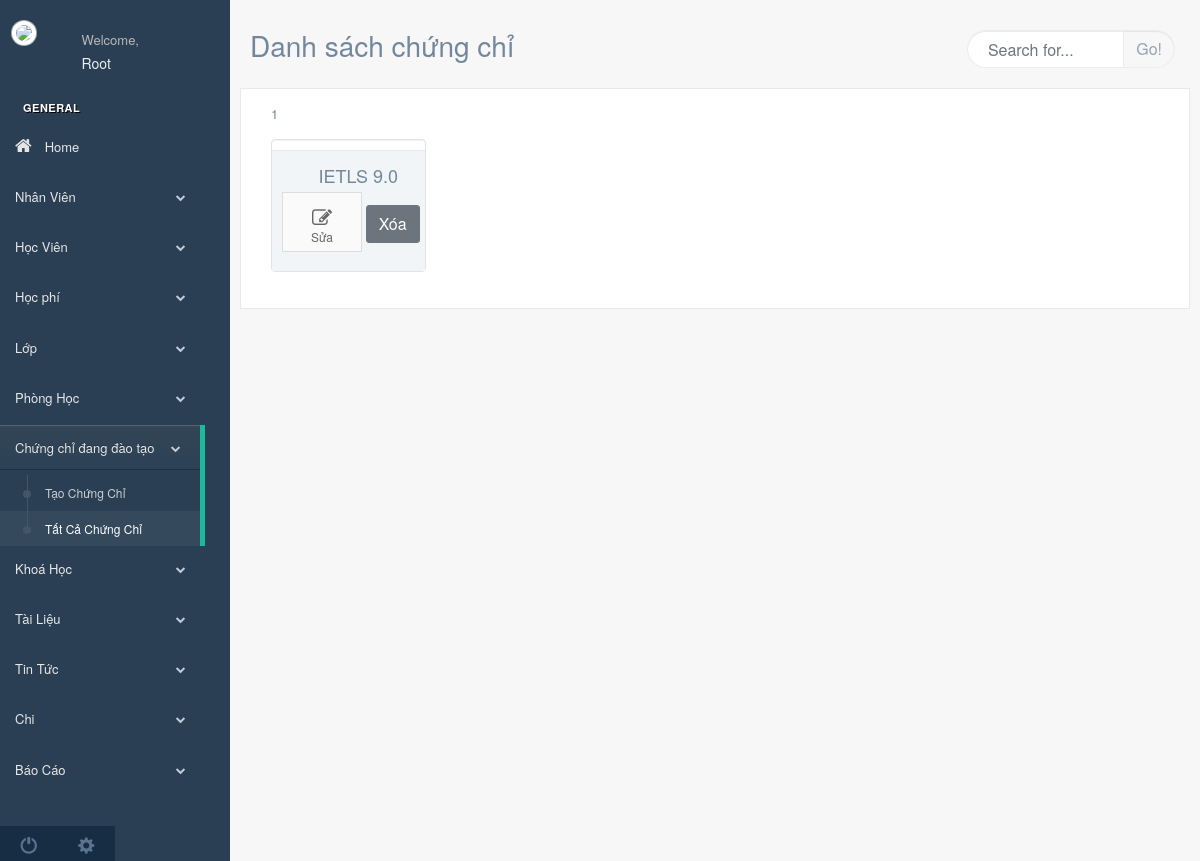
The app's page /administration/all_degree.php (signed in), older data.
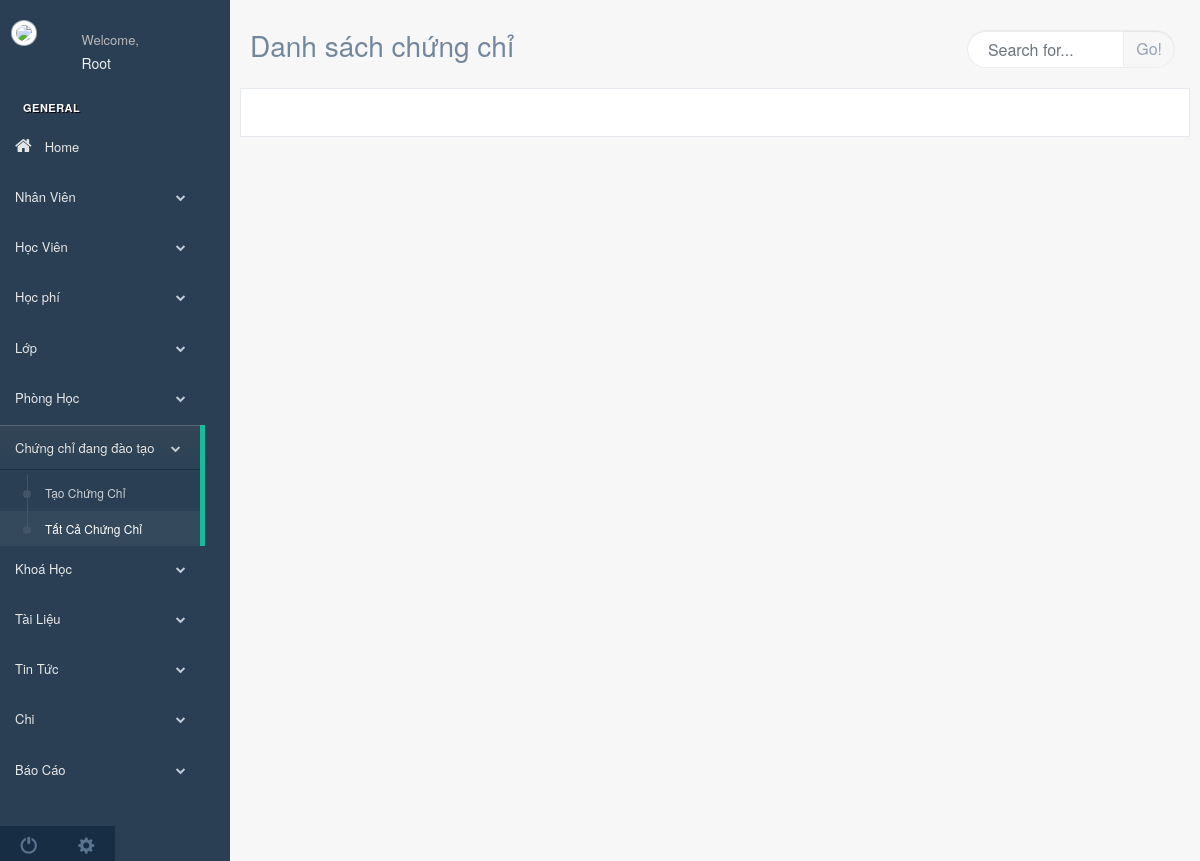
The same page, newer data.
### tables this page shows
CREATE TABLE `degree` (
  `id` int(255) NOT NULL,
  `tenDegree` text NOT NULL
);

### administration/all_degree.php (the view, shortened to what the changed rows need)
<?php
    include '../php/general_setting.php';
    $sql= "SELECT * FROM `degree` ORDER BY id DESC";
    $res = mysqli_query($conn,$sql);
    $number_row = mysqli_num_rows($res);
    $result_per_page = 6;
    $number_page = ceil($number_row/$result_per_page);
    if (!isset($_GET['page'])){
      $page=1;
    }
    else {
      $page = $_GET['page'];
    }
    $this_page_result = ($page-1)*$result_per_page;
    $sql = "SELECT * FROM `degree` ORDER BY id DESC limit ".$this_page_result. ','.$result_per_page;
    $res = mysqli_query($conn,$sql);
?>
<!DOCTYPE html>
<html lang="en">
  <head>
    <link href="../vendors/bootstrap/dist/css/bootstrap.min.css" rel="stylesheet">
    <link href="../vendors/font-awesome/css/font-awesome.min.css" rel="stylesheet">
    <link href="../vendors/nprogress/nprogress.css" rel="stylesheet">
    <link href="../vendors/pnotify/dist/pnotify.css" rel="stylesheet">
    <link href="../vendors/pnotify/dist/pnotify.buttons.css" rel="stylesheet">
    <link href="../vendors/pnotify/dist/pnotify.nonblock.css" rel="stylesheet">
    <link href="../build/css/custom.min.css" rel="stylesheet">
  </head>
  <body class="nav-md">
    <div class="container body">
      <div class="main_container">
      <div class="col-md-3 left_col">
          <div class="left_col scroll-view">
            <div class="profile clearfix">
              <div class="profile_info">
                <h2><?=$_SESSION['name'] ?></h2>
              </div>
            </div>
            <br />
          </div>
      </div>
        <div class="right_col" role="main">
          <div class="">
            <div class="row">
                <div class="x_panel">
                  <div class="x_content">
                      <div class="col-md-12 col-sm-12  text-center">
                      <ul class="pagination pagination-split">
                        <?php for($page =1; $page<=$number_page;$page++){
                           echo '<li><a href="?page='.$page.'">'.$page. '</a></li>';
                        }
                        ?>
                      </ul>
                      </div>
                      <div class="clearfix"></div>
                      <?php while ($row = mysqli_fetch_array($res)){?>
                      <div class="col-md-4 col-sm-4  profile_details" id="degree-<?=$row['id']?>">
                        <div class="well profile_view">
                          <div class=" profile-bottom text-center">
                          <h2>&nbsp &nbsp <?=$row['tenDegree'] ?></h2>
                            <div class=" row-sm-6 emphasis">
                              <a class="btn btn-app" href="../php/degree/edit_degree.php?id=<?php echo  $row['id'];?>"><i class="fa fa-edit"> </i>Sửa</a>
                                <button type="button" class="btn btn-secondary" onclick="deleteAjax(<?php echo $row['id'];?>)">Xóa</button>
                            </div>
                          </div>
                        </div>
                      </div>
                      <?php } ?>
                  </div>
                </div>
            </div>
          </div>
        </div>
      </div>
    </div>
  </body>
</html>

Row changes from the older to the newer data that the page shows:
removed degree: tenDegree "IETLS 9.0"
Text that changed along with them:
list line gone: "1"
